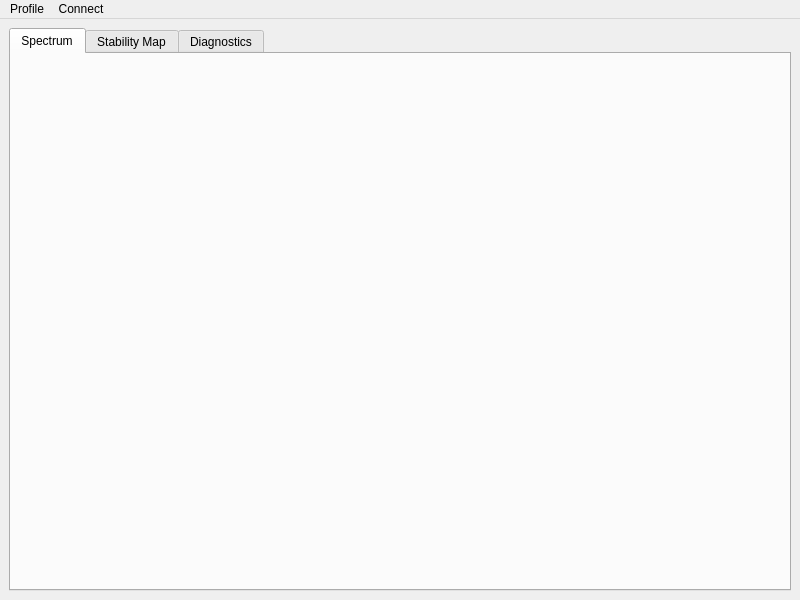
<?xml version="1.0" encoding="UTF-8"?>
<ui version="4.0">
 <class>MainWindow</class>
 <widget class="QMainWindow" name="MainWindow">
  <property name="geometry">
   <rect>
    <x>0</x>
    <y>0</y>
    <width>800</width>
    <height>600</height>
   </rect>
  </property>
  <property name="windowTitle">
   <string>MainWindow</string>
  </property>
  <widget class="QWidget" name="centralwidget">
   <layout class="QHBoxLayout" name="horizontalLayout">
    <item>
     <widget class="QTabWidget" name="tabWidget">
      <property name="tabPosition">
       <enum>QTabWidget::North</enum>
      </property>
      <property name="currentIndex">
       <number>0</number>
      </property>
      <property name="usesScrollButtons">
       <bool>false</bool>
      </property>
      <property name="tabBarAutoHide">
       <bool>true</bool>
      </property>
      <widget class="SpectrumView" name="spectrum_tab">
       <attribute name="title">
        <string>Spectrum</string>
       </attribute>
      </widget>
      <widget class="MapView" name="stability_map_tab">
       <attribute name="title">
        <string>Stability Map</string>
       </attribute>
      </widget>
      <widget class="DiagnosticView" name="diagnostic_tab">
       <attribute name="title">
        <string>Diagnostics</string>
       </attribute>
      </widget>
     </widget>
    </item>
   </layout>
  </widget>
  <widget class="QMenuBar" name="menubar">
   <property name="geometry">
    <rect>
     <x>0</x>
     <y>0</y>
     <width>800</width>
     <height>30</height>
    </rect>
   </property>
   <widget class="QMenu" name="profile_menu">
    <property name="title">
     <string>Profile</string>
    </property>
    <property name="toolTipsVisible">
     <bool>true</bool>
    </property>
    <widget class="QMenu" name="load_recent_profile_menu">
     <property name="title">
      <string>Load recent</string>
     </property>
     <addaction name="actiontest"/>
    </widget>
    <addaction name="load_profile_action"/>
    <addaction name="load_recent_profile_menu"/>
    <addaction name="separator"/>
    <addaction name="save_profile_action"/>
    <addaction name="save_profile_as_action"/>
   </widget>
   <widget class="QMenu" name="connection_menu">
    <property name="title">
     <string>Connect</string>
    </property>
    <property name="toolTipsVisible">
     <bool>true</bool>
    </property>
   </widget>
   <addaction name="profile_menu"/>
   <addaction name="connection_menu"/>
  </widget>
  <action name="load_profile_action">
   <property name="text">
    <string>Load...</string>
   </property>
   <property name="shortcut">
    <string>Ctrl+O</string>
   </property>
  </action>
  <action name="save_profile_action">
   <property name="text">
    <string>Save</string>
   </property>
   <property name="shortcut">
    <string>Ctrl+S</string>
   </property>
   <property name="shortcutContext">
    <enum>Qt::WidgetShortcut</enum>
   </property>
  </action>
  <action name="save_profile_as_action">
   <property name="text">
    <string>Save as...</string>
   </property>
   <property name="shortcut">
    <string>Ctrl+Shift+S</string>
   </property>
  </action>
  <action name="actiontest">
   <property name="text">
    <string>test</string>
   </property>
  </action>
 </widget>
 <customwidgets>
  <customwidget>
   <class>SpectrumView</class>
   <extends>QWidget</extends>
   <header location="global">qms/gui/spectrum_view.h</header>
   <container>1</container>
  </customwidget>
  <customwidget>
   <class>DiagnosticView</class>
   <extends>QWidget</extends>
   <header location="global">qms/gui/diagnostic_view.h</header>
   <container>1</container>
  </customwidget>
  <customwidget>
   <class>MapView</class>
   <extends>QWidget</extends>
   <header location="global">qms/gui/map_view.h</header>
   <container>1</container>
  </customwidget>
 </customwidgets>
 <resources/>
 <connections/>
</ui>
